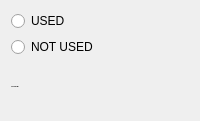
              <widget class="QFrame" name="frame_2">
               <property name="minimumSize">
                <size>
                 <width>0</width>
                 <height>121</height>
                </size>
               </property>
               <property name="maximumSize">
                <size>
                 <width>16777215</width>
                 <height>121</height>
                </size>
               </property>
               <layout class="QVBoxLayout" name="verticalLayout_17">
                <item>
                 <widget class="QRadioButton" name="qnh_use">
                  <property name="text">
                   <string>USED</string>
                  </property>
                  <property name="checkable">
                   <bool>true</bool>
                  </property>
                  <attribute name="buttonGroup">
                   <string notr="true">buttonGroup_27</string>
                  </attribute>
                 </widget>
                </item>
                <item>
                 <widget class="QRadioButton" name="qnh_nuse">
                  <property name="text">
                   <string>NOT USED</string>
                  </property>
                  <property name="checkable">
                   <bool>true</bool>
                  </property>
                  <attribute name="buttonGroup">
                   <string notr="true">buttonGroup_27</string>
                  </attribute>
                 </widget>
                </item>
                <item>
                 <widget class="QLabel" name="label_47">
                  <property name="font">
                   <font>
                    <family>Inter</family>
                    <pointsize>-1</pointsize>
                    <weight>75</weight>
                    <bold>true</bold>
                   </font>
                  </property>
                  <property name="text">
                   <string>QNH FROM FMS</string>
                  </property>
                 </widget>
                </item>
               </layout>
              </widget>
